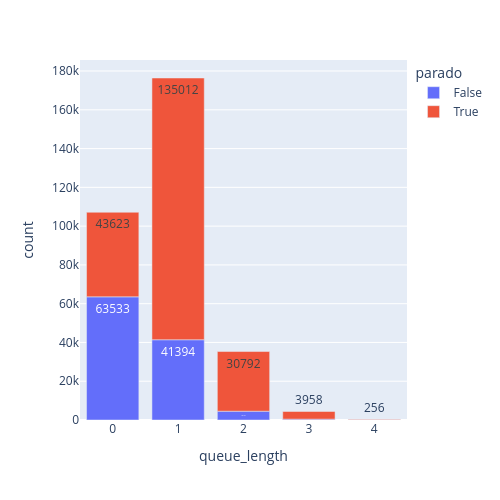

The code cell stored with this chart in its notebook:
### Markdown cell above
Hay mucho time_since_free porque hay pistas que no se usan para despegue durante mucho tiempo (cambio de configuración)

### Code cell
counts = df.groupby('parado').queue_length.value_counts().reset_index()
counts.columns = ['parado', 'queue_length', 'count']
fig = px.bar(counts, x='queue_length', y='count', color='parado', text='count',width=500, height=500)
fig.show()

### Figure 1 — Plotly figure (JSON) as saved in the notebook; plotly's stock layout.template omitted (floating-point values rounded to 4 significant figures)
{"data": [{"alignmentgroup": "True", "hovertemplate": "parado=False<br>queue_length=%{x}<br>count=%{text}<extra></extra>", "legendgroup": "False", "marker": {"color": "#636efa", "pattern": {"shape": ""}}, "name": "False", "offsetgroup": "False", "orientation": "v", "showlegend": true, "text": [63533, 41394, 4532, 442, 23], "textposition": "auto", "type": "bar", "x": [0, 1, 2, 3, 4], "xaxis": "x", "y": [63533, 41394, 4532, 442, 23], "yaxis": "y"}, {"alignmentgroup": "True", "hovertemplate": "parado=True<br>queue_length=%{x}<br>count=%{text}<extra></extra>", "legendgroup": "True", "marker": {"color": "#EF553B", "pattern": {"shape": ""}}, "name": "True", "offsetgroup": "True", "orientation": "v", "showlegend": true, "text": [135012, 43623, 30792, 3958, 256], "textposition": "auto", "type": "bar", "x": [1, 0, 2, 3, 4], "xaxis": "x", "y": [135012, 43623, 30792, 3958, 256], "yaxis": "y"}], "layout": {"barmode": "relative", "height": 500, "legend": {"title": {"text": "parado"}, "tracegroupgap": 0}, "margin": {"t": 60}, "width": 500, "xaxis": {"anchor": "y", "domain": [0, 1], "title": {"text": "queue_length"}}, "yaxis": {"anchor": "x", "domain": [0, 1], "title": {"text": "count"}}}}
